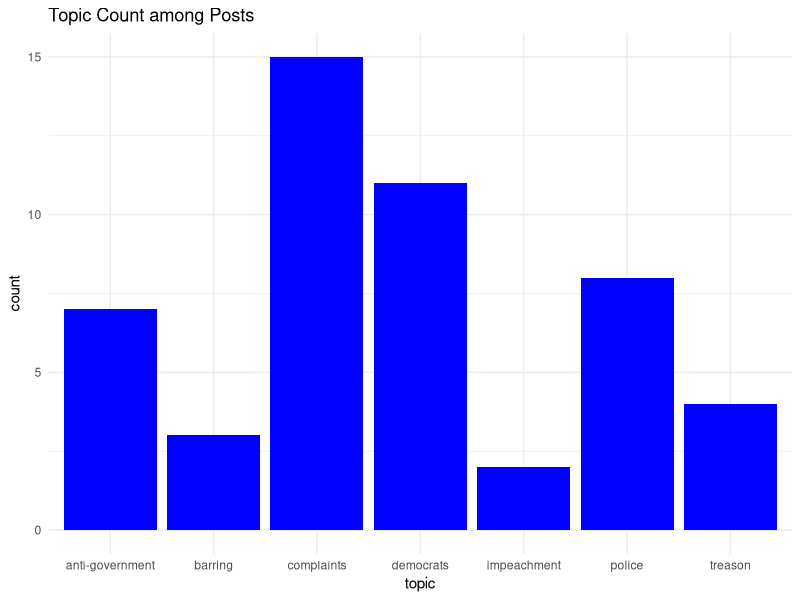
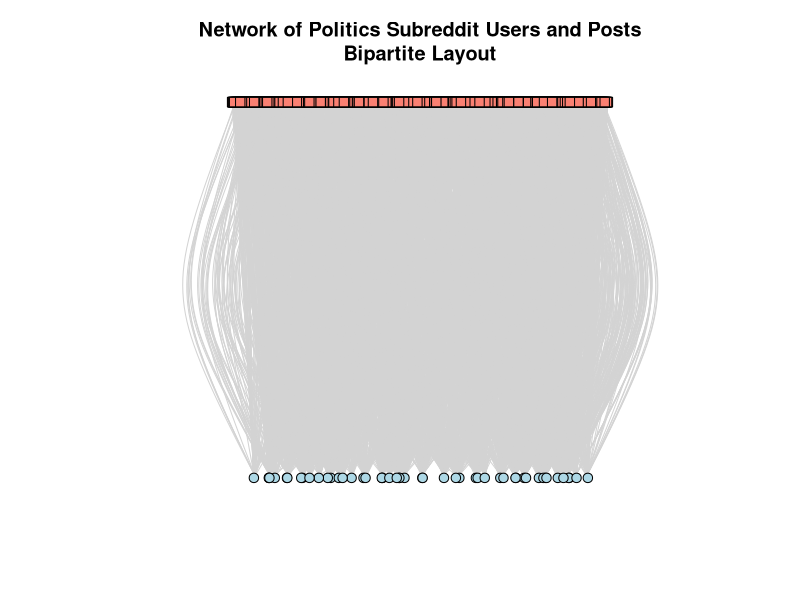
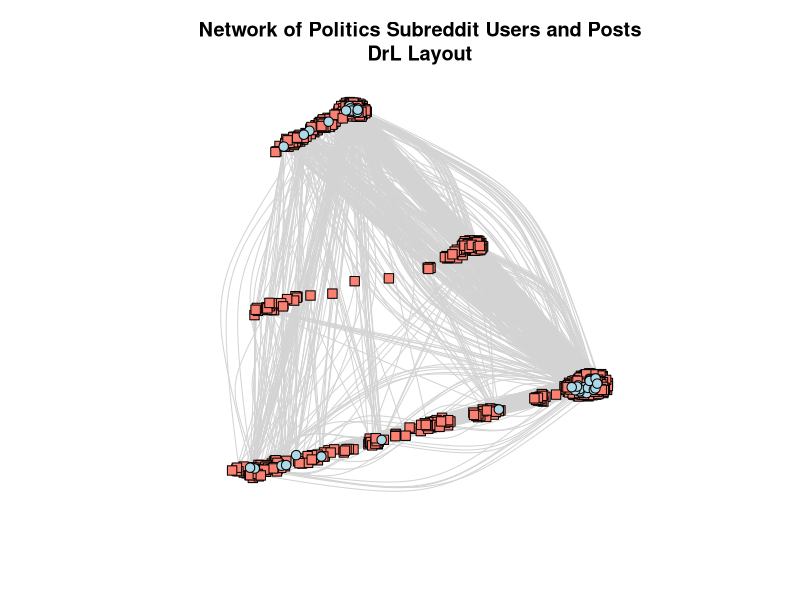
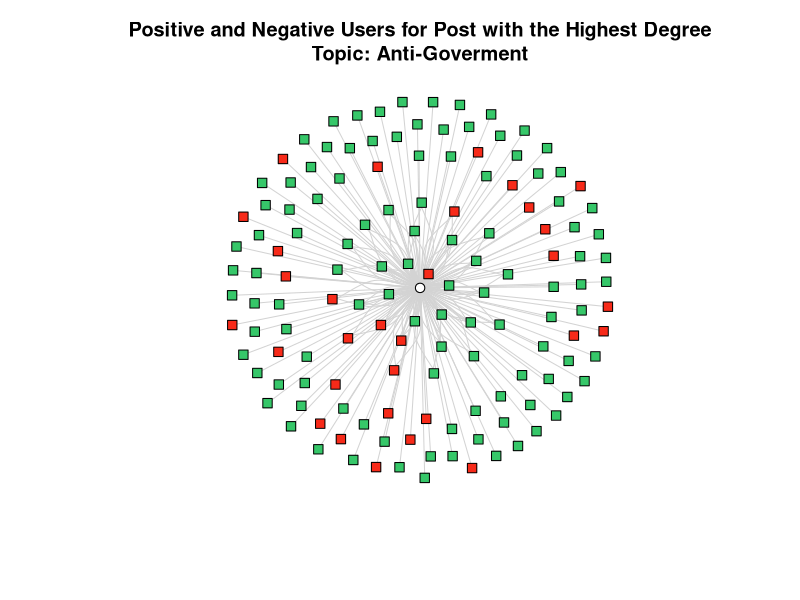
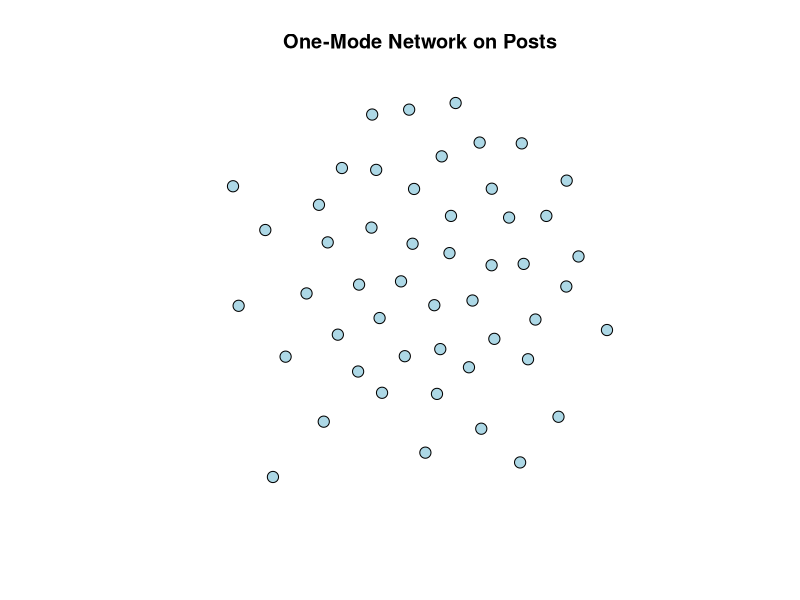

Here is the R script that generated these plots, in order: (Note: this script raises an error after producing the figures.)
## ---- chunk 1
knitr::opts_chunk$set(echo = TRUE)
## ---- chunk 2
library("igraph")
library(dplyr)
library(ggplot2)
## ---- chunk 3
comment_data <- read.csv(file = 'reddit_comments_filtered_2.csv') # Reddit comments with more than 2 comments (not necessarily on diff posts)
post_data <- read.csv(file = 'reddit_posts.csv')
# ver <- data.frame(author_id=data[, 'author_id'])
# edg <- data.frame(author=data[, 'author'], post_id=data[, 'post_id'])

# Topic Count among Posts
post_data %>% 
  ggplot(aes(x=topic)) +
  geom_bar(fill="blue") + 
  labs(title="Topic Count among Posts") +
  theme_minimal()

# keep the users appearing on more than 2 posts
# get the to_keep records
to_keep <- 
  comment_data %>%
  select(author, post_id) %>%
  group_by(author, post_id) %>%
  summarise(n=n()) %>%
  filter(duplicated(author)) %>%
  select(author)

duplicated <- comment_data %>%
  filter(author %in% to_keep$author) %>%
  select(author, author_id, post_id, sentiment)

relations <- duplicated[,c(1,3)]
names(relations)[names(relations) == "author"] <- "from"
names(relations)[names(relations) == "post_id"] <- "to"

# average users' sentiment score from their comments
ver <- duplicated %>%
  group_by(author) %>%
  summarize(sentiment=mean(sentiment))

# create network
g <- graph_from_data_frame(relations, directed=FALSE)
## ---- chunk 4
V(g)$type <- bipartite_mapping(g)$type

# assign attributes to nodes
g <- set_vertex_attr(g, 'sentiment', index = sort(V(g)[!V(g)$type]$name), ver$sentiment)
g <- set_vertex_attr(g, 'topic_id', index = V(g)[V(g)$type]$name, post_data$topic_id)
g <- set_vertex_attr(g, 'topic', index = V(g)[V(g)$type]$name, post_data$topic)
g <- set_vertex_attr(g, 'title', index = V(g)[V(g)$type]$name, post_data$title)

# one mode network
bipartite_matrix <- as_incidence_matrix(g)
post_matrix_prod <- t(bipartite_matrix) %*% bipartite_matrix 
diag(post_matrix_prod) <- 0
# post_matrix_prod

user_matrix_prod <- bipartite_matrix %*% t(bipartite_matrix)
diag(user_matrix_prod) <- 0
# user_matrix_prod
## ---- chunk 5
V(g)$color <- ifelse(V(g)$type, "lightblue", "salmon")
V(g)$shape <- ifelse(V(g)$type, "circle", "square")
# V(g)$label <- ifelse(V(g)$type, V(g)$name, "")
E(g)$color <- "lightgray"

set.seed(10)
plot(g, vertex.size=5, vertex.label=NA, layout=layout_as_bipartite,
     main="Network of Politics Subreddit Users and Posts\nBipartite Layout")
plot(g, vertex.size=5, vertex.label=NA, layout=layout_with_drl,
     main="Network of Politics Subreddit Users and Posts\nDrL Layout")


# visualization for only one post
g_sub <- subgraph(g, c(which(V(g)$name=='t3_pl5g26'), neighbors(g, 't3_pl5g26')))
# V(g_sub)$color <- ifelse(V(g_sub)$type, "lightblue", "salmon")
V(g_sub)$color <- ifelse(V(g_sub)$sentiment>=0, "#36c769", "#F72A19")
V(g_sub)$shape <- ifelse(V(g_sub)$type, "circle", "square")
# V(g)$label <- ifelse(V(g)$type, V(g)$name, "")
E(g_sub)$color <- "lightgray"
plot(g_sub, vertex.size=5, vertex.label=NA, 
     main='Positive and Negative Users for Post with the Highest Degree\nTopic: Anti-Goverment',
     sub='')


g_post <- graph_from_adjacency_matrix(post_matrix_prod, mode = "undirected")
g_post <- set_vertex_attr(g_post, 'topic_id', index = V(g_post)$name, post_data$topic_id)
g_post <- set_vertex_attr(g_post, 'topic', index = V(g_post)$name, post_data$topic)
g_post <- set_vertex_attr(g_post, 'title', index = V(g_post)$name, post_data$title)
set.seed(10)
# plot(g_post, 
#      vertex.label=NA, 
#      # vertex.label.cex = 2.5, 
#      vertex.color = "lightblue", 
#      # vertex.label.color = "black"
#      )
simp_post <- simplify(g_post)
plot(simp_post, vertex.label=NA, vertex.size=6, vertex.color = "lightblue",  edge.width=0.001 * count_multiple(g_post), main='One-Mode Network on Posts')

g_user <- graph_from_adjacency_matrix(user_matrix_prod, mode = "undirected")
g_user <- set_vertex_attr(g_user, 'sentiment', index = sort(V(g_user)$name), ver$sentiment)
set.seed(10)
V(g_user)$color <- ifelse(V(g)$sentiment>=0, "#36c769", "#F72A19")
# plot(g_user, vertex.label=NA, vertex.size=6, vertex.shape = "square", vertex.label.color = "black")
simp_net <- simplify(g_user)
plot(simp_net, vertex.label=NA, vertex.size=6, vertex.shape = "square", edge.color="gray70", edge.width=0.001 * count_multiple(g_user), main='One-Mode Network on Users')
## ---- chunk 6
types <- V(g)$type # getting each vertex `type` let's us sort easily
topic <- V(g)$topic
sentiment <- V(g)$sentiment
deg <- igraph::degree(g)
betw <- igraph::betweenness(g)
close <- igraph::closeness(g)
eigen <- igraph::eigen_centrality(g)$vector


cent_df <- data.frame(types, topic, sentiment, deg, betw, close, eigen)
cent_df <- cent_df[order(cent_df$deg, decreasing = TRUE),] ## sort w/ `order` by `degree`
cent_df

# group the posts by topic and calculate the mean for each centrality
cent_df %>%
  filter(types==TRUE) %>%
  group_by(topic) %>%
  summarize_each(list(mean))

# Degree Centrality Density among Users
cent_df %>% 
  filter(types == FALSE) %>%
  ggplot(aes(x=deg)) +
  geom_density() + 
  labs(title="Degree Centrality Density among Users", x="degree")+
  theme_minimal()

# Degree Centrality Density among Posts
cent_df %>% 
  filter(types == TRUE) %>%
  ggplot(aes(x=deg)) +
  geom_density() + 
  labs(title="Degree Centrality Density among Posts", x="degree")+
  theme_minimal()

# Histogram of User Sentiment
cent_df %>% 
  filter(types == FALSE) %>%
  ggplot(aes(x=sentiment)) +
  geom_histogram(bins=40, fill="blue") + 
  labs(title="Histogram of User Sentiment")+
  theme_minimal()

# average the sentiment of users with degree 2 (lowest)
cent_df %>%
  filter(types==FALSE, deg==2) %>%
  group_by(deg) %>%
  summarise(sentiment=mean(sentiment))
## ---- chunk 7
# V(g)[[which(get.edgelist(g)[,2]=='t3_nk564e')]]
# 
# temp_list <- get.edgelist(g)[which(get.edgelist(g)[,2]=='t3_pl5g26')]
# V(g)$sentiment[which(V(g)$name %in% temp_list)]
# mean(V(g)[temp_list]$sentiment)
# 
# # 
# mean(V(g)[unique(temp_list)]$sentiment)
## ---- chunk 8
topic <- V(g_post)$topic
deg <- igraph::degree(g_post)
betw <- igraph::betweenness(g_post)
close <- igraph::closeness(g_post)
eigen <- igraph::eigen_centrality(g_post)$vector

cent_df_post <- data.frame(topic, deg, betw, close, eigen)
cent_df_post <- cent_df_post[order(cent_df_post$deg, decreasing = TRUE),] ## sort w/ `order` by `degree`
cent_df_post

library(RColorBrewer)

# plot posts colored by topic and sized by degree
simple_post <- simplify(g_post)
V(simple_post)$size <- igraph::degree(simple_post)*0.55
pal <- brewer.pal(length(unique(V(g)$topic_id)), "Dark2")
plot(simple_post, vertex.label=NA, vertex.color=pal[as.numeric(as.factor(vertex_attr(simple_post, "topic_id")))], layout = layout_with_fr, main="One-Mode Network on Posts")
legend("topleft",legend=unique(V(g)[V(g)$type==TRUE]$topic),fill=pal, cex = 0.5)
# plot(simple_post, vertex.label=NA, layout=layout_with_lgl, edge.color="gray70", edge.width=0.01 * count_multiple(g_post))

sentiment <- V(g_user)$sentiment
deg <- igraph::degree(g_user)
betw <- igraph::betweenness(g_user)
close <- igraph::closeness(g_user)
eigen <- igraph::eigen_centrality(g_user)$vector

cent_df_user <- data.frame(sentiment, deg, betw, close, eigen)
cent_df_user <- cent_df_user[order(cent_df_user$deg, decreasing = TRUE),] ## sort w/ `order` by `degree`
cent_df_user
